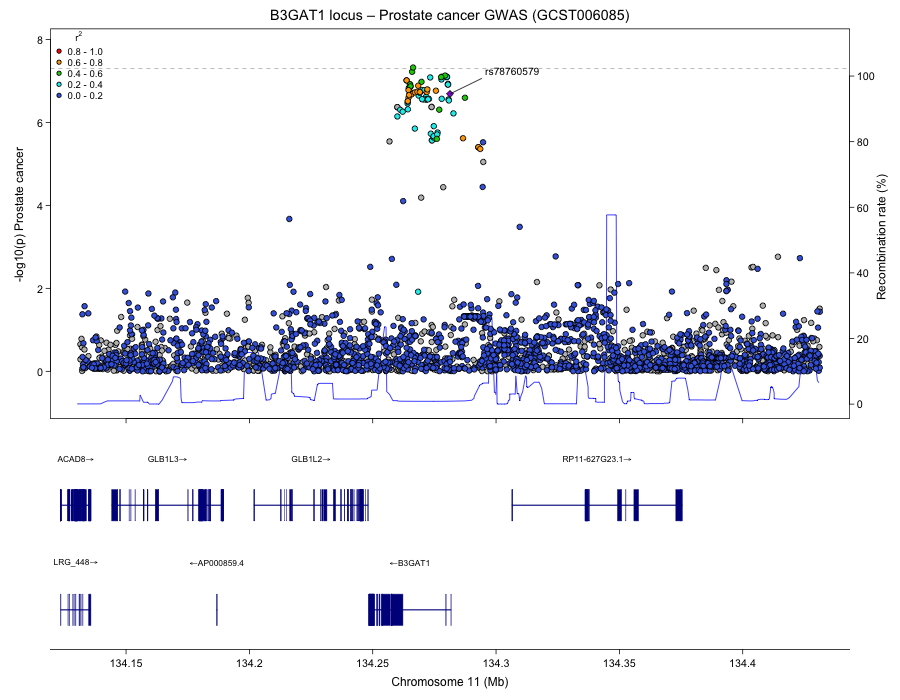

R code for this plot:
#!/usr/bin/env Rscript

suppressPackageStartupMessages({
  library(data.table)
  library(R.utils)
  library(locuszoomr)
  library(ensembldb)
  library(EnsDb.Hsapiens.v75)
  library(rtracklayer)
})

# ---------- Paths ----------
input_dir  <- "input_data"
gwas_file  <- file.path(input_dir, "29892016-GCST006085-EFO_0001663-build37.f.tsv.gz")
ld_file    <- file.path(input_dir, "B3GAT1_LD_r2_clean.tsv")
recomb_bw  <- file.path(input_dir, "recomb_hg19_hapMapRelease24CombinedRecombMap.bw")

# ---------- Region parameters ----------
region_chr <- 11L
center_bp  <- 134281332L
flank_bp   <- 150000L
start_bp   <- center_bp - flank_bp
end_bp     <- center_bp + flank_bp
index_snp_preferred <- "rs78760579"

# ---------- Sanity: files exist ----------
for (f in c(gwas_file, ld_file, recomb_bw)) {
  if (!file.exists(f)) {
    stop("Required file not found: ", f)
  }
}

# ---------- 1. Load GWAS ----------
cat("Reading GWAS from:", gwas_file, "\n")
gwas <- fread(gwas_file)

if (!("variant_id" %in% names(gwas))) {
  stop("GWAS file must contain a 'variant_id' column. Found: ", paste(names(gwas), collapse = ", "))
}
if (!all(c("chromosome", "base_pair_location", "p_value") %in% names(gwas))) {
  stop("GWAS file must contain 'chromosome', 'base_pair_location', and 'p_value' columns.")
}

gwas[, variant_id := as.character(variant_id)]

# ---------- 2. Load LD file and normalize columns ----------
cat("Reading LD from:", ld_file, "\n")
ld <- fread(ld_file)

# Try to standardize to variant_id + r2
ld_names <- names(ld)

# Map common LDassoc formats to our standard names
if ("RS_Number" %in% ld_names && !("variant_id" %in% ld_names)) {
  setnames(ld, "RS_Number", "variant_id")
}
if ("SNP" %in% ld_names && !("variant_id" %in% ld_names)) {
  setnames(ld, "SNP", "variant_id")
}
if ("R2" %in% ld_names && !("r2" %in% ld_names)) {
  setnames(ld, "R2", "r2")
}

if (!all(c("variant_id", "r2") %in% names(ld))) {
  stop(
    "LD file must have 'variant_id' and 'r2' columns (or something mappable, e.g. 'RS_Number' + 'R2'). ",
    "Current columns: ", paste(names(ld), collapse = ", ")
  )
}

ld[, variant_id := as.character(variant_id)]

# Keep only what we need
ld <- ld[, .(variant_id, r2)]

# ---------- 3. Merge GWAS + LD ----------
cat("Merging GWAS with LD by variant_id...\n")
gwas_ld <- merge(
  gwas,
  ld,
  by = "variant_id",
  all.x = TRUE
)

cat("Variants with non-NA r2:", sum(!is.na(gwas_ld$r2)), "\n")

# ---------- 4. Subset to B3GAT1 locus ----------
region <- gwas_ld[
  chromosome == region_chr &
    base_pair_location >= start_bp &
    base_pair_location <= end_bp
]

cat("Variants in region:", nrow(region), "\n")

if (nrow(region) == 0L) {
  stop("No variants found in the specified B3GAT1 locus window.")
}

# ---------- 5. Choose index SNP ----------
idx_row <- region[variant_id == index_snp_preferred]

if (nrow(idx_row) == 0L) {
  message("Preferred index SNP rs78760579 not found in region; using min p-value as index SNP.")
  idx_row <- region[which.min(p_value)]
}

index_id <- idx_row$variant_id[1]
cat("Using index SNP:", index_id, "\n")

# ---------- 6. Build locuszoomr locus object ----------
loc <- locus(
  data       = region,
  ens_db     = "EnsDb.Hsapiens.v75",
  chrom      = "chromosome",
  pos        = "base_pair_location",
  p          = "p_value",
  labs       = "variant_id",
  index_snp  = index_id,
  flank      = flank_bp,
  LD         = "r2",
  std_filter = FALSE
)

# ---------- 7. Add recombination rate from local bigWig ----------
cat("Importing recombination track from:", recomb_bw, "\n")
recomb_hg19 <- import.bw(recomb_bw)
loc <- link_recomb(loc, recomb = recomb_hg19)

# ---------- 8. Write output.csv ----------
loc_data <- loc$data

output_df <- data.table(
  variant_id   = loc_data$variant_id,
  chromosome   = as.integer(loc_data$chromosome),
  position_bp  = as.integer(loc_data$base_pair_location),
  p_value      = as.numeric(loc_data$p_value),
  neg_log10_p  = -log10(as.numeric(loc_data$p_value)),
  r2           = as.numeric(loc_data$r2),
  is_index_snp = loc_data$variant_id == index_id
)

fwrite(output_df, file = "output.csv")
cat("Wrote output.csv with", nrow(output_df), "rows.\n")

# ---------- 9. Write output.png ----------
png("output.png", width = 900, height = 700)
locus_plot(
  loc,
  ylab          = "-log10(p) Prostate cancer",
  main          = "B3GAT1 locus – Prostate cancer GWAS (GCST006085)",
  labels        = "index",
  recomb_offset = 0.1
)
dev.off()

cat("Wrote output.png\n")
